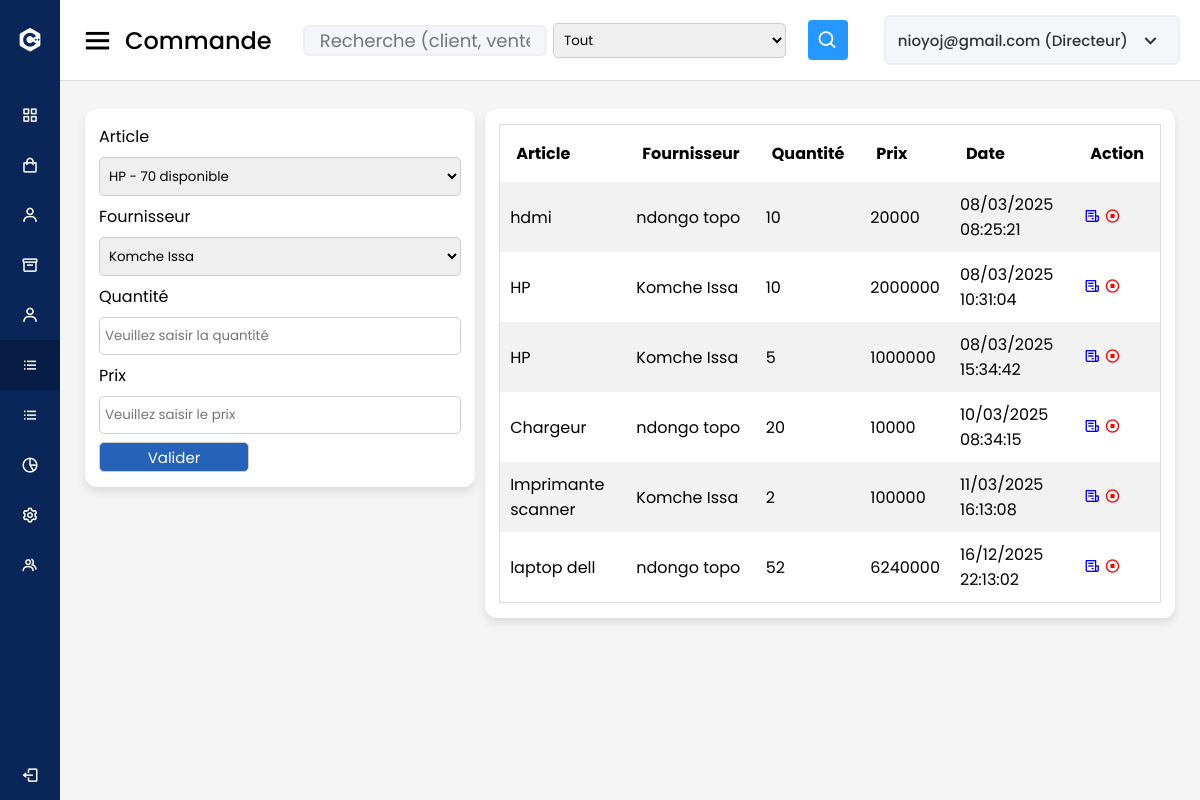
/vue/commande.php (signed in), run on the app's committed database.
### tables this page shows
CREATE TABLE `commande` (
  `id` int(11) NOT NULL,
  `id_article` int(11) NOT NULL,
  `id_fournisseur` int(11) NOT NULL,
  `quantite` int(11) NOT NULL,
  `prix` int(11) NOT NULL,
  `date_commande` timestamp NOT NULL DEFAULT CURRENT_TIMESTAMP
);

CREATE TABLE `article` (
  `id` int(11) NOT NULL,
  `nom_article` varchar(50) NOT NULL,
  `id_categorie` int(11) NOT NULL,
  `quantite` int(11) NOT NULL,
  `prix_unitaire` int(11) NOT NULL,
  `date_fabrication` datetime NOT NULL,
  `date_expiration` datetime NOT NULL,
  `images` varchar(255) DEFAULT NULL
);

CREATE TABLE `fournisseur` (
  `id` int(11) NOT NULL,
  `nom` varchar(30) NOT NULL,
  `prenom` varchar(30) NOT NULL,
  `telephone` varchar(15) NOT NULL,
  `adresse` varchar(50) NOT NULL
);

### model/function.php (called while the page is built, shortened)
<?php
function getArticle($id = null, $searchDATA = array(), $limit = null, $offset = null)
{
    $pagination = "";
    if (!empty($id)) {
        $sql = "SELECT a.id AS id, id_categorie, nom_article, libelle_categorie, quantite, prix_unitaire, date_fabrication,
        date_expiration, images
        FROM article AS a, categorie_article AS c WHERE a.id=? AND c.id=a.id_categorie";
        $req = $GLOBALS['connexion']->prepare($sql);
        $req->execute(array($id));
        return $req->fetch();
    } else {
        $sql = "SELECT a.id AS id, id_categorie, nom_article, libelle_categorie, quantite, prix_unitaire, date_fabrication,
        date_expiration, images
        FROM article AS a, categorie_article AS c WHERE c.id=a.id_categorie $pagination";
        $req = $GLOBALS['connexion']->prepare($sql);
        $req->execute();
        return $req->fetchAll();
    }
}
function getFournisseur($id = null)
{
    if (!empty($id)) {
        $sql = "SELECT * FROM fournisseur WHERE id=?";
        $req = $GLOBALS['connexion']->prepare($sql);
        $req->execute(array($id));
        return $req->fetch();
    } else {
        $sql = "SELECT * FROM fournisseur";
        $req = $GLOBALS['connexion']->prepare($sql);
        $req->execute();
        return $req->fetchAll();
    }
}
function getCommande($id = null)
{
    if (!empty($id)) {
        $sql = "SELECT nom_article, nom, prenom, co.quantite, prix, date_commande, co.id, prix_unitaire, adresse, telephone
        FROM fournisseur AS f, commande AS co, article AS a WHERE co.id_article=a.id AND co.id_fournisseur=f.id AND co.id=?";
        $req = $GLOBALS['connexion']->prepare($sql);
        $req->execute(array($id));
        return $req->fetch();
    } else {
        $sql = "SELECT nom_article, nom, prenom, co.quantite, prix, date_commande, co.id, a.id AS idArticle
        FROM fournisseur AS f, commande AS co, article AS a WHERE co.id_article=a.id AND co.id_fournisseur=f.id";
        $req = $GLOBALS['connexion']->prepare($sql);
        $req->execute();
        return $req->fetchAll();
    }
}

### vue/commande.php (the view, shortened to what this page needs)
<?php
include 'entete.php';
?>
<div class="home-content">
    <div class="overview-boxes">
        <div class="box">
            <form action=" <?= !empty($_GET['id']) ?  "../model/modifCommande.php" : "../model/ajoutCommande.php" ?>" method="post">
                <label for="id_article">Article</label>
                <select onchange="setPrix()" name="id_article" id="id_article">
                    <?php
                    $articles = getArticle();
                    if (!empty($articles) && is_array($articles)) {
                        foreach ($articles as $key => $value) {
                    ?>
                            <option data-prix="<?= $value['prix_unitaire'] ?>" value="<?= $value['id'] ?>"><?= $value['nom_article'] . " - " . $value['quantite'] . " disponible" ?></option>
                    <?php
                        }
                    }
                    ?>
                </select>
                <label for="id_fournisseur">Fournisseur</label>
                <select name="id_fournisseur" id="id_fournisseur">
                    <?php
                    $clients = getFournisseur();
                    if (!empty($clients) && is_array($clients)) {
                        foreach ($clients as $key => $value) {
                    ?>
                            <option value="<?= $value['id'] ?>"><?= $value['nom'] . " " . $value['prenom'] ?></option>
                    <?php
                        }
                    }
                    ?>
                </select>
                <label for="quantite">Quantité</label>
                <input onkeyup="setPrix()" value="<?= !empty($_GET['id']) ?  $article['quantite'] : "" ?>" type="number" name="quantite" id="quantite" placeholder="Veuillez saisir la quantité">
                <label for="prix">Prix</label>
                <input value="<?= !empty($_GET['id']) ?  $article['prix'] : "" ?>" type="number" name="prix" id="prix" placeholder="Veuillez saisir le prix">
                <button type="submit">Valider</button>
            </form>
        </div>
        <div class="box">
            <table class="mtable">
                <tr>
                    <th>Article</th>
                    <th>Fournisseur</th>
                    <th>Quantité</th>
                    <th>Prix</th>
                    <th>Date</th>
                    <th>Action</th>
                </tr>
                <?php
                $vente = getCommande();
                if (!empty($vente) && is_array($vente)) {
                    foreach ($vente as $key => $value) {
                ?>
                        <tr>
                            <td><?= $value['nom_article'] ?></td>
                            <td><?= $value['nom'] . " " . $value['prenom'] ?></td>
                            <td><?= $value['quantite'] ?></td>
                            <td><?= $value['prix'] ?></td>
                            <td><?= date('d/m/Y H:i:s', strtotime($value['date_commande'])) ?></td>
                            <td>
                                <a href="recuCommande.php?id=<?= $value['id'] ?>"><i class='bx bx-receipt'></i></a>
                                <a onclick="annuleCommande(<?= $value['id'] ?>, <?= $value['idArticle'] ?>, <?= $value['quantite'] ?>)" style="color: red;"><i class='bx bx-stop-circle'></i></a>
                            </td>
                        </tr>
                <?php
                    }
                }
                ?>
            </table>
        </div>
    </div>
</div>
</section>
<?php
include 'pied.php';
?>

### public/css/style.css (style rules this page uses)
* { margin: 0; padding: 0; box-sizing: border-box; font-family: "Poppins", sans-serif; }
.home-section .home-content { position: relative; padding-top: 104px; }
.home-content .overview-boxes { display: flex; align-items: flex-start; justify-content: space-between; flex-wrap: nowrap; padding: 0 20px; margin-bottom: 26px; }
.overview-boxes .box { display: flex; align-items: center; justify-content: center; background: #fff; padding: 15px 14px; border-radius: 12px; box-shadow: 0 5px 10px rgba(0, 0, 0, 0.1); margin: 5px; }
input, textarea, select { margin-bottom: 10px; box-sizing: border-box; width: 100%; margin: 8px 0; padding: 8px 5px; border-radius: 5px; border: 1px solid #ccc; }
button { background-color: rgba(0, 72, 173, 0.855); color: white; width: 150px; height: 30px; border: 1px solid #ccc; font-size: 15px; border-radius: 5px; }
label { display: block; }
form { width: 100%; }
table.mtable { width: 100%; border-collapse: collapse; width: 100%; border: 1px solid #ddd; }
th, td { text-align: left; padding: 16px; }
table.mtable tr:nth-child(even) { background: #f2f2f2; }
table.mtable td { padding: 10px; }

### data on the page
commande: id_article.nom_article "hdmi", id_fournisseur.nom "ndongo", id_fournisseur.prenom "topo", quantite "10", prix "20000", date_commande "08/03/2025 08:25:21"
commande: id_article.nom_article "HP", id_fournisseur.nom "Komche", id_fournisseur.prenom "Issa", quantite "10", prix "2000000", date_commande "08/03/2025 10:31:04"
commande: id_article.nom_article "HP", id_fournisseur.nom "Komche", id_fournisseur.prenom "Issa", quantite "5", prix "1000000", date_commande "08/03/2025 15:34:42"
commande: id_article.nom_article "Chargeur", id_fournisseur.nom "ndongo", id_fournisseur.prenom "topo", quantite "20", prix "10000", date_commande "10/03/2025 08:34:15"
commande: id_article.nom_article "Imprimante scanner", id_fournisseur.nom "Komche", id_fournisseur.prenom "Issa", quantite "2", prix "100000", date_commande "11/03/2025 16:13:08"
commande: id_article.nom_article "laptop dell", id_fournisseur.nom "ndongo", id_fournisseur.prenom "topo", quantite "52", prix "6240000", date_commande "16/12/2025 22:13:02"

### other printed values
str_replace(".php", "", basename($_SERVER['PHP_SELF'])) "Commande"
$_SESSION['user'] "nioyoj@gmail.com"
$userRole "Directeur"
form field id_article "HP - 70 disponible"
form field id_fournisseur "Komche Issa"
